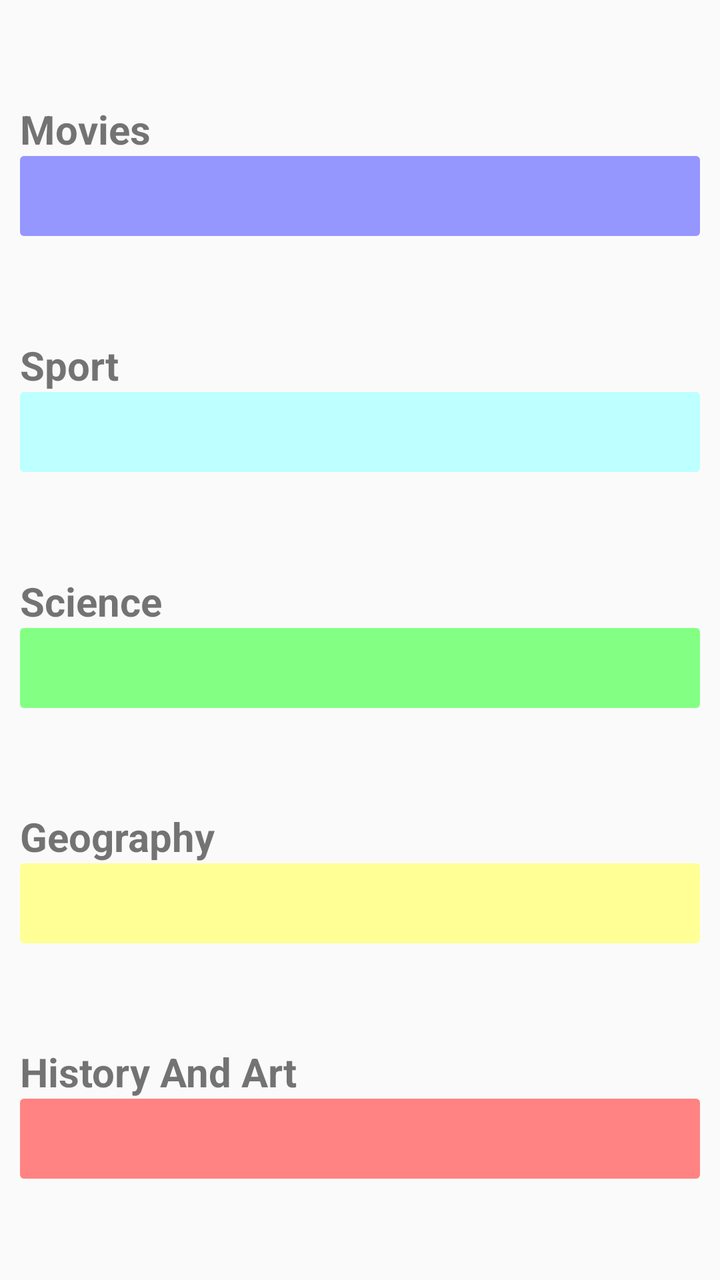
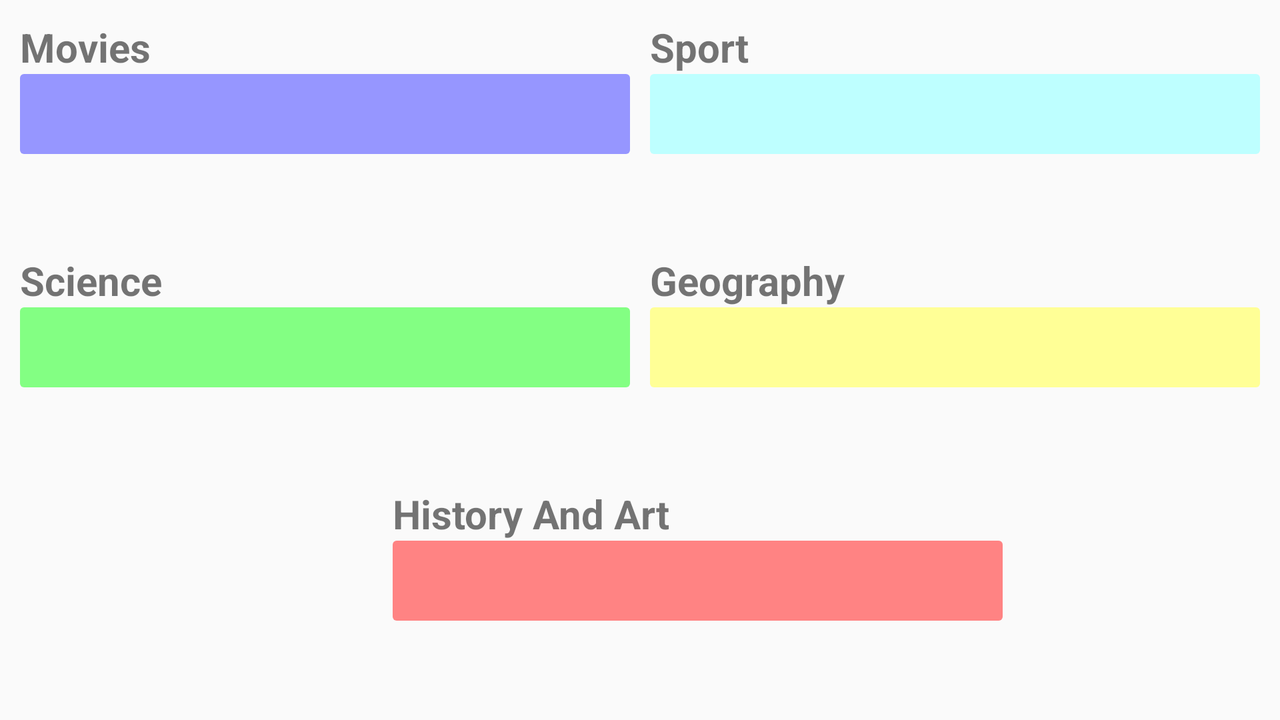

Two renders of one Android screen. The first uses the default layout on a phone; the second uses the alternative layout the repository ships for a different screen configuration, on a matching device. The two XML files are below.
<!-- AndroidManifest.xml: application theme AppTheme -->
<!-- res/layout/activity_my_scores.xml -->
<?xml version="1.0" encoding="utf-8"?>
<LinearLayout xmlns:android="http://schemas.android.com/apk/res/android"
    xmlns:app="http://schemas.android.com/apk/res-auto"
    xmlns:tools="http://schemas.android.com/tools"
    android:layout_width="match_parent"
    android:layout_height="match_parent"
    android:layout_margin="5dp"
    android:orientation="vertical"
    tools:context=".MyScoresActivity">

    <Space
        android:layout_width="match_parent"
        android:layout_height="match_parent"
        android:layout_weight="1" />

    <LinearLayout
        android:layout_width="match_parent"
        android:layout_height="wrap_content"
        android:layout_margin="5dp"
        android:orientation="vertical">

        <TextView
            android:layout_width="match_parent"
            android:layout_height="wrap_content"
            android:text="@string/film"
            android:textStyle="bold"
            android:textSize="20sp"/>

        <RelativeLayout
            android:layout_width="wrap_content"
            android:layout_height="wrap_content">

            <ProgressBar
                android:id="@+id/filmProgressBar"
                style="@android:style/Widget.ProgressBar.Horizontal"
                android:layout_width="match_parent"
                android:layout_height="40dp"
                android:max="3"
                android:progressDrawable="@drawable/progress_bar_color_movies"


/>

            <TextView
                android:id="@+id/moviesProgressBarText"
                android:layout_alignLeft="@id/filmProgressBar"
                android:layout_alignTop="@id/filmProgressBar"
                android:layout_alignRight="@id/filmProgressBar"
                android:layout_alignBottom="@id/filmProgressBar"
                android:gravity="center"
                android:textAlignment="center"
                android:layout_height="match_parent"
                android:layout_width="match_parent"
                android:layout_alignEnd="@id/filmProgressBar"
                android:layout_alignStart="@id/filmProgressBar"
                android:textSize="20sp"
                android:textStyle="bold"
                android:textColor="@color/black"
                />
        </RelativeLayout>
    </LinearLayout>

    <Space
        android:layout_width="match_parent"
        android:layout_height="match_parent"
        android:layout_weight="1" />

    <LinearLayout
        android:layout_width="match_parent"
        android:layout_height="wrap_content"
        android:layout_margin="5dp"
        android:orientation="vertical">

        <TextView
            android:layout_width="match_parent"
            android:layout_height="wrap_content"
            android:text="@string/sport"
            android:textStyle="bold"
            android:textSize="20sp"/>

        <RelativeLayout
            android:layout_width="wrap_content"
            android:layout_height="wrap_content">

            <ProgressBar
                android:id="@+id/sportProgressBar"
                style="@android:style/Widget.ProgressBar.Horizontal"
                android:layout_width="match_parent"
                android:layout_height="40dp"
                android:max="3"
                android:progressDrawable="@drawable/progress_bar_color_sport"/>

            <TextView
                android:id="@+id/sportProgressBarText"
                android:layout_alignLeft="@id/sportProgressBar"
                android:layout_alignTop="@id/sportProgressBar"
                android:layout_alignRight="@id/sportProgressBar"
                android:layout_alignBottom="@id/sportProgressBar"
                android:gravity="center"
                android:textAlignment="center"
                android:layout_height="match_parent"
                android:layout_width="match_parent"
                android:layout_alignEnd="@id/sportProgressBar"
                android:layout_alignStart="@id/sportProgressBar"
                android:textStyle="bold"
                android:textColor="@color/black"
                android:textSize="20sp"
                />
        </RelativeLayout>

    </LinearLayout>

    <Space
        android:layout_width="match_parent"
        android:layout_height="match_parent"
        android:layout_weight="1" />

    <LinearLayout
        android:layout_width="match_parent"
        android:layout_height="wrap_content"
        android:layout_margin="5dp"
        android:orientation="vertical">

        <TextView
            android:layout_width="match_parent"
            android:layout_height="wrap_content"
            android:text="@string/science"
            android:textStyle="bold"
            android:textSize="20sp"/>

        <RelativeLayout
            android:layout_width="wrap_content"
            android:layout_height="wrap_content">

            <ProgressBar
                android:id="@+id/scienceProgressBar"
                style="@android:style/Widget.ProgressBar.Horizontal"
                android:layout_width="match_parent"
                android:layout_height="40dp"
                android:max="3"
                android:progressDrawable="@drawable/progress_bar_color_science"/>

            <TextView
                android:id="@+id/scienceProgressBarText"
                android:layout_alignLeft="@id/scienceProgressBar"
                android:layout_alignTop="@id/scienceProgressBar"
                android:layout_alignRight="@id/scienceProgressBar"
                android:layout_alignBottom="@id/scienceProgressBar"
                android:gravity="center"
                android:textAlignment="center"
                android:layout_height="match_parent"
                android:layout_width="match_parent"
                android:layout_alignStart="@id/scienceProgressBar"
                android:layout_alignEnd="@id/scienceProgressBar"
                android:textStyle="bold"
                android:textColor="@color/black"
                android:textSize="20sp"
                />
        </RelativeLayout>
    </LinearLayout>

    <Space
        android:layout_width="match_parent"
        android:layout_height="match_parent"
        android:layout_weight="1" />

    <LinearLayout
        android:layout_width="match_parent"
        android:layout_height="wrap_content"
        android:layout_margin="5dp"
        android:orientation="vertical">

        <TextView
            android:layout_width="match_parent"
            android:layout_height="wrap_content"
            android:text="@string/geography"
            android:textStyle="bold"
            android:textSize="20sp"/>

        <RelativeLayout
            android:layout_width="wrap_content"
            android:layout_height="wrap_content">

            <ProgressBar
                android:id="@+id/geographyProgressBar"
                style="@android:style/Widget.ProgressBar.Horizontal"
                android:layout_width="match_parent"
                android:layout_height="40dp"
                android:max="3"
                android:progressDrawable="@drawable/progress_bar_color_geography"/>

            <TextView
                android:id="@+id/geographyProgressBarText"
                android:layout_alignLeft="@id/geographyProgressBar"
                android:layout_alignTop="@id/geographyProgressBar"
                android:layout_alignRight="@id/geographyProgressBar"
                android:layout_alignBottom="@id/geographyProgressBar"
                android:gravity="center"
                android:textAlignment="center"
                android:layout_height="match_parent"
                android:layout_width="match_parent"
                android:layout_alignStart="@id/geographyProgressBar"
                android:layout_alignEnd="@id/geographyProgressBar"
                android:textStyle="bold"
                android:textColor="@color/black"
                android:textSize="20sp"
                />
        </RelativeLayout>

    </LinearLayout>

    <Space
        android:layout_width="match_parent"
        android:layout_height="match_parent"
        android:layout_weight="1" />

    <LinearLayout
        android:layout_width="match_parent"
        android:layout_height="wrap_content"
        android:layout_margin="5dp"
        android:orientation="vertical">

        <TextView
            android:layout_width="match_parent"
            android:layout_height="wrap_content"
            android:text="@string/historyAndArt"
            android:textStyle="bold"
            android:textSize="20sp"/>

        <RelativeLayout
            android:layout_width="wrap_content"
            android:layout_height="wrap_content">

            <ProgressBar
                android:id="@+id/historyAndArtProgressBar"
                style="@android:style/Widget.ProgressBar.Horizontal"
                android:layout_width="match_parent"
                android:layout_height="40dp"
                android:max="3"
                android:progressDrawable="@drawable/progress_bar_color_history"
                />

            <TextView
                android:id="@+id/historyAndArtProgressBarText"
                android:layout_alignLeft="@id/historyAndArtProgressBar"
                android:layout_alignTop="@id/historyAndArtProgressBar"
                android:layout_alignRight="@id/historyAndArtProgressBar"
                android:layout_alignBottom="@id/historyAndArtProgressBar"
                android:gravity="center"
                android:textAlignment="center"
                android:layout_height="match_parent"
                android:layout_width="match_parent"
                android:layout_alignEnd="@id/historyAndArtProgressBar"
                android:layout_alignStart="@id/historyAndArtProgressBar"
                android:textStyle="bold"
                android:textColor="@color/black"
                android:textSize="20sp"
                />
        </RelativeLayout>

    </LinearLayout>

    <Space
        android:layout_width="match_parent"
        android:layout_height="match_parent"
        android:layout_weight="1" />
</LinearLayout>
<!-- resources referenced by this layout -->
<resources>
  <color name="black">#000</color>
  <!-- drawable progress_bar_color_geography (drawable) -->
  <?xml version="1.0" encoding="utf-8"?>
  <layer-list xmlns:android="http://schemas.android.com/apk/res/android">
  
      <item android:id="@android:id/background">
          <shape>
              <corners android:radius="2dip" /> 
              <gradient
                  android:angle="270"
                  android:endColor="@color/geographyColorLight"
                  android:startColor="@color/geographyColorLight" />
          </shape>
      </item>
  
      <item android:id="@android:id/progress">
          <clip>
              <shape>
                  <corners android:radius="2dip" /> 
                  <gradient
                      android:angle="270"
                      android:endColor="@color/geographyColor"
                      android:startColor="@color/geographyColor" />
              </shape>
          </clip>
      </item>
  
  </layer-list>
  <!-- drawable progress_bar_color_movies (drawable) -->
  <?xml version="1.0" encoding="utf-8"?>
  <layer-list xmlns:tools="http://schemas.android.com/tools"
      xmlns:android="http://schemas.android.com/apk/res/android"
      tools:ignore="MissingDefaultResource">
  
      <item android:id="@android:id/background">
          <shape>
              <corners android:radius="2dip" /> 
              <gradient
                  android:angle="270"
                  android:endColor="@color/moviesColorLight"
                  android:startColor="@color/moviesColorLight" />
          </shape>
      </item>
  
      <item android:id="@android:id/progress">
          <clip>
              <shape>
                  <corners android:radius="2dip" /> 
                  <gradient
                      android:angle="270"
                      android:endColor="@color/moviesColor"
                      android:startColor="@color/moviesColor" />
              </shape>
          </clip>
      </item>
  
  </layer-list>
  <!-- drawable progress_bar_color_sport (drawable) -->
  <?xml version="1.0" encoding="utf-8"?>
  <layer-list xmlns:android="http://schemas.android.com/apk/res/android">
  
      <item android:id="@android:id/background">
  
          <shape>
  
              <corners android:radius="2dip" /> 
  
              <gradient
                  android:angle="270"
                  android:endColor="@color/sportColorLight"
                  android:startColor="@color/sportColorLight" />
  
          </shape>
  
      </item>
  
      <item android:id="@android:id/progress">
  
          <clip>
  
              <shape>
  
                  <corners android:radius="2dip" /> 
  
                  <gradient
                      android:angle="270"
                      android:endColor="@color/sportColor"
                      android:startColor="@color/sportColor" />
  
              </shape>
  
          </clip>
  
      </item>
  
  
  
  
  
  </layer-list>
  <string name="film">Movies</string>
  <string name="geography">Geography</string>
  <string name="historyAndArt">History And Art</string>
  <string name="science">Science</string>
  <string name="sport">Sport</string>
  <style name="AppTheme" parent="Theme.AppCompat.Light.DarkActionBar">
          
          <item name="colorPrimary">@color/sportColor</item>
          <item name="colorPrimaryDark">#484848</item>
          <item name="colorAccent">@color/white</item>
  
      </style>
  <color name="geographyColorLight">#ffff96</color>
  <color name="geographyColor">#AAAA00</color>
  <color name="historyAndArtColorLight">#ff8383</color>
  <color name="historyAndArtColor">#AA0000</color>
  <color name="moviesColorLight">#9696ff</color>
  <color name="moviesColor">#0000AA</color>
  <color name="scienceColorLight">#83ff83</color>
  <color name="scienceColor">#00AA00</color>
  <color name="sportColorLight">#beffff</color>
  <color name="sportColor">#00AAAA</color>
  <color name="white">#fff</color>
</resources>
<!-- res/layout-land/activity_my_scores.xml (the repository's variant of the layout above) -->
<!-- drawn on the phone turned sideways -->
<?xml version="1.0" encoding="utf-8"?>
<TableLayout
    xmlns:android="http://schemas.android.com/apk/res/android" android:layout_width="match_parent"
    android:layout_height="match_parent"
    android:orientation="vertical"
    android:layout_margin="5dp">

    <TableRow
        android:layout_width="match_parent"
        android:layout_height="match_parent"
        android:layout_weight="1"
        android:orientation="horizontal"
        android:baselineAligned="false">

        <LinearLayout
            android:layout_width="match_parent"
            android:layout_height="match_parent"
            android:layout_weight="1"
            android:layout_margin="5dp"
            android:orientation="vertical">

            <TextView
                android:layout_width="match_parent"
                android:layout_height="wrap_content"
                android:text="@string/film"
                android:textStyle="bold"
                android:textSize="20sp"/>

            <RelativeLayout
                android:layout_width="wrap_content"
                android:layout_height="wrap_content">

                <ProgressBar
                    android:id="@+id/filmProgressBar"
                    style="@android:style/Widget.ProgressBar.Horizontal"
                    android:layout_width="match_parent"
                    android:layout_height="40dp"
                    android:max="3"
                    android:progressDrawable="@drawable/progress_bar_color_movies"/>

                <TextView
                    android:id="@+id/moviesProgressBarText"
                    android:layout_alignLeft="@id/filmProgressBar"
                    android:layout_alignTop="@id/filmProgressBar"
                    android:layout_alignRight="@id/filmProgressBar"
                    android:layout_alignBottom="@id/filmProgressBar"
                    android:gravity="center"
                    android:textAlignment="center"
                    android:background="#00000000"
                    android:layout_height="match_parent"
                    android:layout_width="match_parent"
                    android:layout_alignEnd="@id/filmProgressBar"
                    android:layout_alignStart="@id/filmProgressBar"
                    android:textStyle="bold"
                    android:textSize="20sp"
                    android:textColor="@color/black"/>
            </RelativeLayout>
        </LinearLayout>

        <LinearLayout
            android:layout_width="match_parent"
            android:layout_height="match_parent"
            android:layout_weight="1"
            android:layout_margin="5dp"
            android:orientation="vertical">

            <TextView
                android:layout_width="match_parent"
                android:layout_height="wrap_content"
                android:text="@string/sport"
                android:textStyle="bold"
                android:textSize="20sp"/>

            <RelativeLayout
                android:layout_width="wrap_content"
                android:layout_height="wrap_content">

                <ProgressBar
                    android:id="@+id/sportProgressBar"
                    style="@android:style/Widget.ProgressBar.Horizontal"
                    android:layout_width="match_parent"
                    android:layout_height="40dp"
                    android:max="3"
                    android:progressDrawable="@drawable/progress_bar_color_sport"/>

                <TextView
                    android:id="@+id/sportProgressBarText"
                    android:layout_alignLeft="@id/sportProgressBar"
                    android:layout_alignTop="@id/sportProgressBar"
                    android:layout_alignRight="@id/sportProgressBar"
                    android:layout_alignBottom="@id/sportProgressBar"
                    android:gravity="center"
                    android:textAlignment="center"
                    android:background="#00000000"
                    android:layout_height="match_parent"
                    android:layout_width="match_parent"
                    android:layout_alignEnd="@id/sportProgressBar"
                    android:layout_alignStart="@id/sportProgressBar"
                    android:textStyle="bold"
                    android:textSize="20sp"
                    android:textColor="@color/black"/>
            </RelativeLayout>

        </LinearLayout>

    </TableRow>

    <TableRow
        android:layout_width="match_parent"
        android:layout_height="match_parent"
        android:layout_weight="1"
        android:orientation="horizontal"
        android:baselineAligned="false">

        <LinearLayout
            android:layout_width="match_parent"
            android:layout_height="match_parent"
            android:layout_weight="1"
            android:layout_margin="5dp"
            android:orientation="vertical">

            <TextView
                android:layout_width="match_parent"
                android:layout_height="wrap_content"
                android:text="@string/science"
                android:textStyle="bold"
                android:textSize="20sp"/>

            <RelativeLayout
                android:layout_width="wrap_content"
                android:layout_height="wrap_content">

                <ProgressBar
                    android:id="@+id/scienceProgressBar"
                    style="@android:style/Widget.ProgressBar.Horizontal"
                    android:layout_width="match_parent"
                    android:layout_height="40dp"
                    android:max="3"
                    android:progressDrawable="@drawable/progress_bar_color_science"/>

                <TextView
                    android:id="@+id/scienceProgressBarText"
                    android:layout_alignLeft="@id/scienceProgressBar"
                    android:layout_alignTop="@id/scienceProgressBar"
                    android:layout_alignRight="@id/scienceProgressBar"
                    android:layout_alignBottom="@id/scienceProgressBar"
                    android:gravity="center"
                    android:textAlignment="center"
                    android:background="#00000000"
                    android:layout_height="match_parent"
                    android:layout_width="match_parent"
                    android:layout_alignStart="@id/scienceProgressBar"
                    android:layout_alignEnd="@id/scienceProgressBar"
                    android:textStyle="bold"
                    android:textSize="20sp"
                    android:textColor="@color/black"/>
            </RelativeLayout>
        </LinearLayout>

        <LinearLayout
            android:layout_width="match_parent"
            android:layout_height="match_parent"
            android:layout_weight="1"
            android:layout_margin="5dp"
            android:orientation="vertical">

            <TextView
                android:layout_width="match_parent"
                android:layout_height="wrap_content"
                android:text="@string/geography"
                android:textStyle="bold"
                android:textSize="20sp"/>

            <RelativeLayout
                android:layout_width="wrap_content"
                android:layout_height="wrap_content">

                <ProgressBar
                    android:id="@+id/geographyProgressBar"
                    style="@android:style/Widget.ProgressBar.Horizontal"
                    android:layout_width="match_parent"
                    android:layout_height="40dp"
                    android:max="3"
                    android:progressDrawable="@drawable/progress_bar_color_geography"/>

                <TextView
                    android:id="@+id/geographyProgressBarText"
                    android:layout_alignLeft="@id/geographyProgressBar"
                    android:layout_alignTop="@id/geographyProgressBar"
                    android:layout_alignRight="@id/geographyProgressBar"
                    android:layout_alignBottom="@id/geographyProgressBar"
                    android:gravity="center"
                    android:textAlignment="center"
                    android:background="#00000000"
                    android:layout_height="match_parent"
                    android:layout_width="match_parent"
                    android:layout_alignStart="@id/geographyProgressBar"
                    android:layout_alignEnd="@id/geographyProgressBar"
                    android:textStyle="bold"
                    android:textSize="20sp"
                    android:textColor="@color/black"/>
            </RelativeLayout>

        </LinearLayout>

    </TableRow>

    <TableRow
        android:layout_width="match_parent"
        android:layout_height="match_parent"
        android:layout_weight="1"
        android:orientation="horizontal"
        android:baselineAligned="false">

        <Space
            android:layout_width="match_parent"
            android:layout_height="match_parent"
            android:layout_weight="1" />

        <LinearLayout
            android:layout_width="match_parent"
            android:layout_height="match_parent"
            android:layout_weight="2"
            android:layout_margin="5dp"
            android:orientation="vertical">

            <TextView
                android:layout_width="match_parent"
                android:layout_height="wrap_content"
                android:text="@string/historyAndArt"
                android:textStyle="bold"
                android:textSize="20sp"
/>

            <RelativeLayout
                android:layout_width="wrap_content"
                android:layout_height="wrap_content">

                <ProgressBar
                    android:id="@+id/historyAndArtProgressBar"
                    style="@android:style/Widget.ProgressBar.Horizontal"
                    android:layout_width="match_parent"
                    android:layout_height="40dp"
                    android:max="3"
                    android:progressDrawable="@drawable/progress_bar_color_history"/>

                <TextView
                    android:id="@+id/historyAndArtProgressBarText"
                    android:layout_alignLeft="@id/historyAndArtProgressBar"
                    android:layout_alignTop="@id/historyAndArtProgressBar"
                    android:layout_alignRight="@id/historyAndArtProgressBar"
                    android:layout_alignBottom="@id/historyAndArtProgressBar"
                    android:gravity="center"
                    android:textAlignment="center"
                    android:layout_height="match_parent"
                    android:layout_width="match_parent"
                    android:layout_alignEnd="@id/historyAndArtProgressBar"
                    android:layout_alignStart="@id/historyAndArtProgressBar"
                    android:textStyle="bold"
                    android:textColor="@color/black"
                    android:textSize="20sp"/>
            </RelativeLayout>

        </LinearLayout>

        <Space
            android:layout_width="match_parent"
            android:layout_height="match_parent"
            android:layout_weight="1" />
    </TableRow>
</TableLayout>
